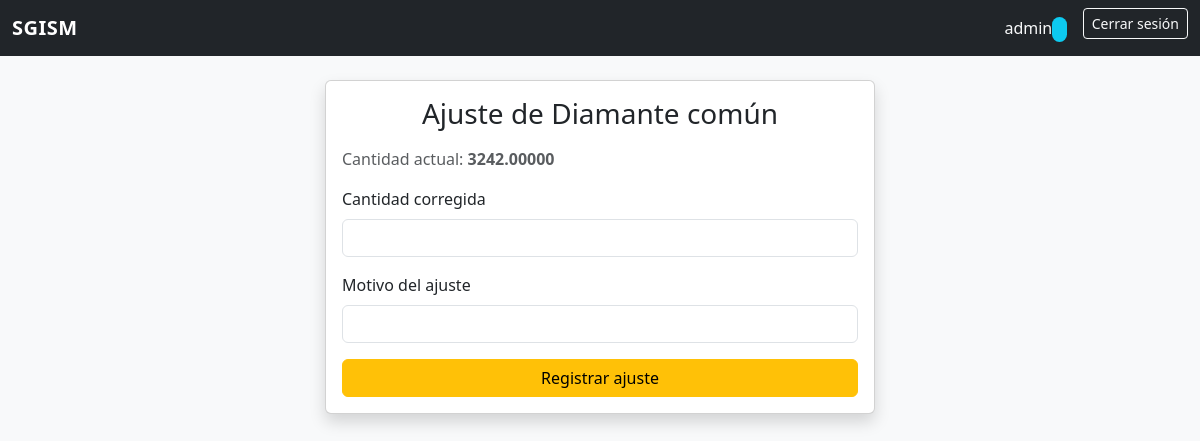
The app's page /inventory/adjustment/DIM01/ (signed in), older data.
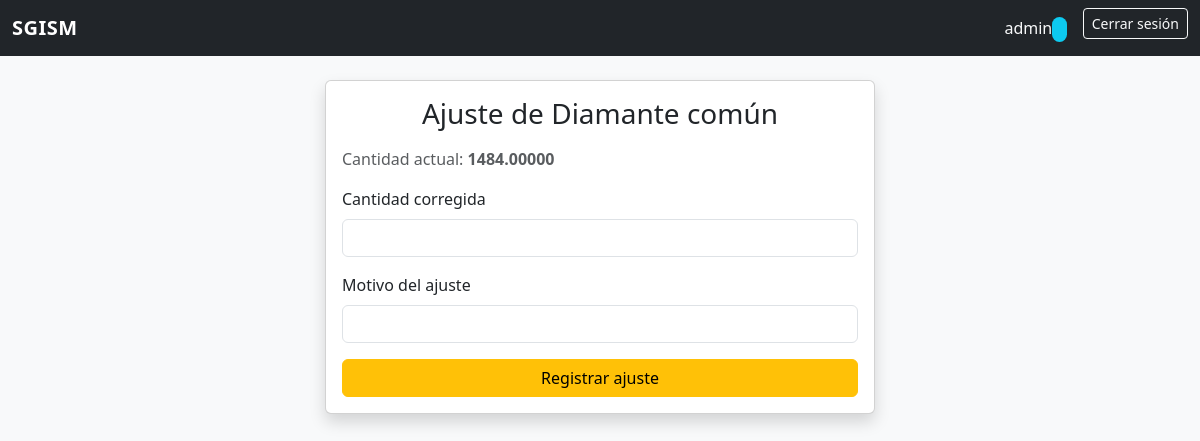
The same page, newer data.
### inventory/models.py (models this page shows)
class Gemstone(models.Model):
    id = models.CharField(max_length=5, primary_key=True)
    type = models.CharField(max_length=100)
    name = models.CharField(max_length=100)
    ammount_available = models.DecimalField(max_digits=20, decimal_places=5, default=0)

### inventory/views.py (the view, shortened to what this page needs)
# urls.py: path("adjustment/<slug:gemstone_id>/", views.adjustment_movement, name="adjustment"),
@login_required
@roles_required(["surtidor", "gerente", "asistente"])
def adjustment_movement(request, gemstone_id):
    gemstone = get_object_or_404(Gemstone, pk=gemstone_id)
    context = {
        "gemstone": gemstone,
    }
    return render(request, "inventory/adjustment_movement.html", context)

### inventory/templates/inventory/adjustment_movement.html (shortened to what this page needs)
{% extends "base.html" %}
{% block content %}
<div class="card shadow mx-auto" style="max-width: 550px;">
    <div class="card-body">
        <h3 class="text-center mb-3">Ajuste de {{ gemstone.name }}</h3>
        <form method="post" action="{% url 'adjustment' gemstone.id %}">
            <p class="text-muted">Cantidad actual: <strong>{{ gemstone.ammount_available }}</strong></p>
            <div class="mb-3">
                <label class="form-label">Cantidad corregida</label>
                <input type="number" name="ammount" class="form-control" min="0" required>
            </div>
            <div class="mb-3">
                <label class="form-label">Motivo del ajuste</label>
                <input type="text" name="motive" class="form-control" required>
            </div>
            <button class="btn btn-warning w-100">Registrar ajuste</button>
        </form>
    </div>
</div>
{% endblock %}

Row changes from the older to the newer data that the page shows:
changed Gemstone "Diamante común": ammount_available "3242.00000" → "1484.00000"
